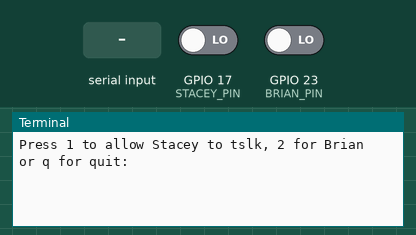
The program below on a simulated Raspberry Pi (BCM pin numbers). Parts: the last lines printed to the terminal. The inputs (shaded band) are chosen by the test bench; at power-on: GPIO 17 (STACEY_PIN) LOW, GPIO 23 (BRIAN_PIN) LOW. Threads take turns every 2 ms.

Above: at 1.2 s.
1.3 s: GPIO 17 (STACEY_PIN) driven HIGH
At 1.41 s:
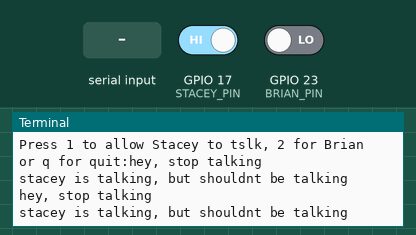
2.8 s: "stacey" typed at the terminal, then Enter
4.3 s: "brian" typed at the terminal, then Enter
5.8 s: "1" typed at the terminal, then Enter
At 7.0 s:
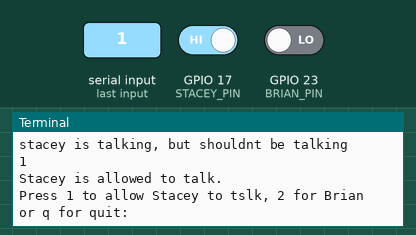
7.3 s: GPIO 23 (BRIAN_PIN) driven HIGH
At 7.44 s:
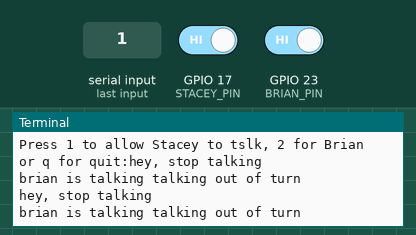

The program:

raspberry-pi-in.py
```python
import RPi.GPIO as GPIO
import time
import threading
import os

# the code bellow specifies what pins to collect data from
STACEY_PIN = 17
BRIAN_PIN = 23

GPIO.setmode(GPIO.BCM)
GPIO.setup(STACEY_PIN, GPIO.IN)
GPIO.setup(BRIAN_PIN, GPIO.IN)

allowed_to_talk = None # when you start the program no one is allowed to talk

def play_sound():
        print('hey, stop talking')

def check_pico_input():
        global allowed_to_talk
        while True:
                if GPIO.input(STACEY_PIN) and allowed_to_talk != "stacey":# if stacey is talking but should not be talking, "!" means "not"
                        play_sound()
                        print('stacey is talking, but shouldnt be talking')
                elif GPIO.input(BRIAN_PIN) and allowed_to_talk != "brian":# The same logic is used here, brian is giving sound but it's not his turn
                        play_sound()
                        print('brian is talking talking out of turn')
                time.sleep(0.1)


def get_user_input():
        global allowed_to_talk
        while True:
                user_input = input("Press 1 to allow Stacey to tslk, 2 for Brian or q for quit:")
                if user_input == "1":        #pressing "1" sets it to stacey, she is allowed to talk
                        allowed_to_talk = "stacey"
                        print("Stacey is allowed to talk.")
                elif user_input == "2":        #pressing "2" sets it to brian, he is allowed to talk
                        allowed_to_talk = "brian"
                        print("Brian is allowed to talk.")
                elif user_input.lower() =="q":        #pressing "q" sets it to quit, the program is over
                        print("bye")
                        GPIO.cleanup()
                        os._exit(0)


input_thread = threading.Thread(target=check_pico_input)
input_thread.daemon = True
input_thread.start()

user_input_thread = threading.Thread(target=get_user_input)
user_input_thread.start()
```

Measured:
- after the input at 1.3 s, the terminal: prints a new line at once (image 1)
- after the input at 5.8 s, the terminal: prints a new line at once (image 2)
- after the input at 7.3 s, the terminal: prints a new line at once (image 3)
